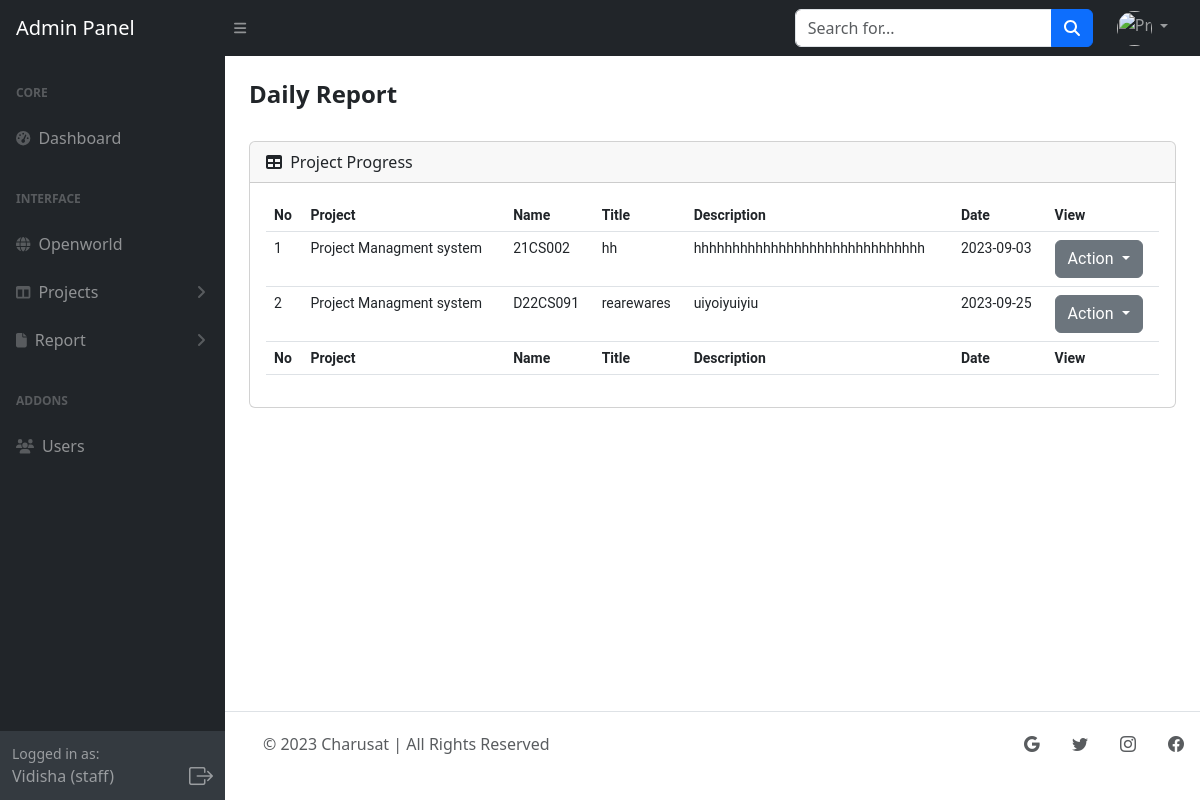
/Admin/includes/daily.php?XuTSGWHSYDSBWS4451544148356887248788=381638708071736927552 (signed in), run on the app's committed database.
### tables this page shows
CREATE TABLE `faculty` (
  `id` int(20) NOT NULL,
  `Name` varchar(20) NOT NULL,
  `Email` varchar(40) NOT NULL,
  `Password` varchar(20) NOT NULL
);

CREATE TABLE `daily` (
  `Id` int(255) NOT NULL,
  `Collage_id` varchar(20) NOT NULL,
  `Title` varchar(40) NOT NULL,
  `Description` text NOT NULL,
  `Group_id` int(20) NOT NULL,
  `Date` date NOT NULL
);

CREATE TABLE `projects` (
  `id` int(100) NOT NULL,
  `project_name` text DEFAULT NULL,
  `Domain` varchar(20) NOT NULL,
  `semester` varchar(25) NOT NULL,
  `Description` text NOT NULL,
  `start_date` date,
  `end_date` date DEFAULT '2023-09-05',
  `member_count` int(11) DEFAULT NULL,
  `f_id` int(100) NOT NULL,
  `status` int(11) NOT NULL DEFAULT 0
);

### Admin/includes/daily.php (the view, shortened to what this page needs)
<?php include_once "sidebar.php"?>
<?php include_once "dbconnect.php"?>
<link rel="stylesheet" href="https://cdn.jsdelivr.net/npm/bootstrap-icons@1.7.2/font/bootstrap-icons.css">
<div id="layoutSidenav_content">
    <main>
        <div class="container-fluid px-4">
            <h1 class="mt-4">Daily Report</h1>
            <br>
            <div class="card mb-4">
                <div class="card-header">
                    <i class="fas fa-table me-1"></i>
                    Project Progress
                </div>
                <div class="card-body">
                    <table id="datatablesSimple" class="table">
                        <thead>
                            <tr>
                                <th>No</th>
                                <th>Project</th>
                                <th>Name</th>
                                <th>Title</th>
                                <th>Description</th>
                                <th>Date</th>
                                <th>View</th>
                            </tr>
                        </thead>
                        <tfoot>
                            <tr>
                                <th>No</th>
                                <th>Project</th>
                                <th>Name</th>
                                <th>Title</th>
                                <th>Description</th>
                                <th>Date</th>
                                <th>View</th>
                            </tr>
                        </tfoot>
                        <tbody>
                            <?php
                             if (isset($_GET['XuTSGWHSYDSBWS4451544148356887248788'])) {
                              $parameterValue = $_GET['XuTSGWHSYDSBWS4451544148356887248788'];
                              $decodedValue = urldecode($parameterValue);
                              $groupId = substr($decodedValue, 0, strlen($groupId));
                          } else {
                              http_response_code(404);
                              exit;
                          }
                            $query = "SELECT * FROM daily WHERE Group_id = $groupId";
                            $result = $connection->query($query);
                            if ($result) {
                                $rowCounter = 1;
                                while ($row = $result->fetch_assoc()) {
                                    $username = $row['Collage_id'];
                                    $title = $row['Title'];
                                    $description = $row['Description'];
                                    $date = $row['Date'];
                                    $projectQuery = "SELECT project_name FROM projects WHERE id = $groupId";
                                    $projectResult = $connection->query($projectQuery);
                                    if ($projectResult && $projectRow = $projectResult->fetch_assoc()) {
                                        $projectName = $projectRow['project_name'];
                                    } else {
                                        $projectName = "N/A";
                                    }
                                    ?>
                                    <tr>
                                        <td><?php echo $rowCounter; ?></td>
                                        <td><?php echo $projectName; ?></td>
                                        <td><?php echo $username; ?></td>
                                        <td><?php echo $title; ?></td>
                                        <td class="description-cell"><?php echo $description; ?></td>
                                        <td><?php echo $date; ?></td>
                                        <td>
                                        <div class="dropdown">
                                            <button class="btn btn-secondary dropdown-toggle" type="button" id="dropdownMenuButton" data-toggle="dropdown" aria-haspopup="true" aria-expanded="false">
                                            Action
                                            </button>
                                        </div>
                                    </td>
                                    </tr>
                                    <?php
                                    $rowCounter++;
                                }
                            }
                            ?>
                        </tbody>
                    </table>
                </div>
            </div>
        </div>
    </main>
    <?php include_once "footer.php"?>
</div>

### Admin/includes/sidebar.php (shortened to what this page needs)
    <?php include "dbconnect.php"?>
<!DOCTYPE html>
<html lang="en">
    <head>
         <link href="https://cdn.jsdelivr.net/npm/simple-datatables@7.1.2/dist/style.min.css" rel="stylesheet" />
        <link href="../assets/css/style.css" rel="stylesheet" />
    </head>
    <body class="sb-nav-fixed">
    <nav class="sb-topnav navbar navbar-expand navbar-dark bg-dark">
    <a class="navbar-brand ps-3" href="dashboard.php">Admin Panel</a>
    <button class="btn btn-link btn-sm order-1 order-lg-0 me-4 me-lg-0" id="sidebarToggle" href="#!"><i class="fas fa-bars"></i></button>
    <form class="d-none d-md-inline-block form-inline ms-auto me-0 me-md-3 my-2 my-md-0">
        <div class="input-group">
            <input class="form-control" type="text" id="searchInput" placeholder="Search for..." aria-label="Search for..." aria-describedby="btnNavbarSearch" />
            <button class="btn btn-primary" type="button"><i class="fas fa-search"></i></button>
        </div>
    </form>
    <ul class="navbar-nav ms-auto ms-md-0 me-3 me-lg-4 ml-auto">
        <li class="nav-item dropdown">
            <a class="nav-link dropdown-toggle" id="navbarDropdown" role="button" data-bs-toggle="dropdown" aria-expanded="false">
                <img src="https://cdn-icons-png.flaticon.com/512/6596/6596121.png" class="profile-photo" alt="Profile Photo">
            </a>
        </li>
    </ul>
</nav>
        <div id="layoutSidenav">
            <div id="layoutSidenav_nav">
                <nav class="sb-sidenav accordion sb-sidenav-dark" id="sidenavAccordion">
                    <div class="sb-sidenav-menu">
                        <div class="nav">
                            <div class="sb-sidenav-menu-heading">Core</div>
                            <a class="nav-link" href="dashboard.php">
                                <div class="sb-nav-link-icon"><i class="fas fa-tachometer-alt"></i></div>
                                Dashboard
                            </a>
                            <div class="sb-sidenav-menu-heading">Interface</div>
                            <a class="nav-link" href="openworld.php">
                            <div class="sb-nav-link-icon"><i class="fas fa-globe"></i></div>
                                Openworld
                            </a>
                            <a class="nav-link collapsed" href="#" data-bs-toggle="collapse" data-bs-target="#collapseLayouts" aria-expanded="false" aria-controls="collapseLayouts">
                                <div class="sb-nav-link-icon"><i class="fas fa-columns"></i></div>
                                Projects
                                <div class="sb-sidenav-collapse-arrow"><i class="fas fa-angle-down"></i></div>
                            </a>
                            <a class="nav-link collapsed" href="#" data-bs-toggle="collapse" data-bs-target="#collapsePages" aria-expanded="false" aria-controls="collapsePages">
                                <div class="sb-nav-link-icon"><i class="fas fa-file"></i></div>
                                Report
                                <div class="sb-sidenav-collapse-arrow"><i class="fas fa-angle-down"></i></div>
                            </a>
                            <?php
                            $sessionId = $_SESSION['user_id'];
                            $query = "SELECT id, status FROM projects WHERE f_id = $sessionId";
                            ?>
                                          <?php
                                          $result = $connection->query($query);
                                          if ($result && $result->num_rows > 0) {
                                              while ($row = $result->fetch_assoc()) {
                                                  $groupId = $row['id'];
                                              }
                                          }
                                          ?>
                            <div class="sb-sidenav-menu-heading">Addons</div>
                              <a class="nav-link" id="user-link" href="users.php?user_id=<?php echo $sessionId; ?>">
                            <div class="sb-nav-link-icon"><i class="fas fa-users"></i></div>
                            Users
                        </a>
                        </div>
                    </div>
                    <?php
                  $userQuery = "SELECT Name FROM faculty WHERE id = $sessionId";
                  $userResult = mysqli_query($connection, $userQuery);
                  $userRow = mysqli_fetch_assoc($userResult);
                  $username = $userRow['Name'];
                  ?>
         <div class="sb-sidenav-footer">
        <div class="small">Logged in as:</div>
        <div class="d-flex justify-content-between align-items-center">
          <div><?php echo $username; ?> (staff)</div>
          <div>
            <a href="logout.php" class="logout-icon" style="color: rgba(255, 255, 255, 0.5);">
              <i class="bi bi-box-arrow-right fs-4 logout-icon-hover" style="font-size: 24px;"></i>
            </a>
          </div>
        </div>
      </div>
                </nav>
                </div>
    </body>
</html>

### Admin/includes/sidebar.php (style rules this page uses)
.sb-nav-fixed #layoutSidenav #layoutSidenav_nav .sb-sidenav .sb-sidenav-menu { overflow-y: scroll; }
.profile-photo { width: 35px; height: 35px; border-radius: 50%; object-fit: cover; }
.logout-icon-hover { color: rgba(255, 255, 255, 0.5); transition: color 0.3s ease; }

### Admin/includes/daily.php (style rules this page uses)
h1 { font-size: 24px; font-weight: bold; }
.table { font-size: 14px; }

### data on the page
faculty: Name "Vidisha"
daily: projects.project_name "Project Managment system", Collage "21CS002", Title "hh", Description "hhhhhhhhhhhhhhhhhhhhhhhhhhhhhh", Date "2023-09-03"
daily: projects.project_name "Project Managment system", Collage "D22CS091", Title "rearewares", Description "uiyoiyuiyiu", Date "2023-09-25"
